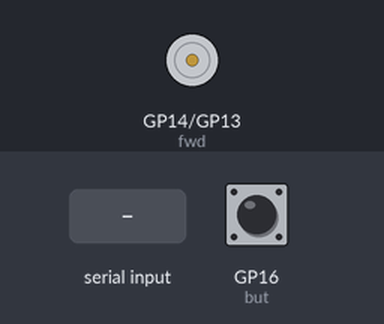
A program run on a simulated Raspberry Pi Pico running MicroPython. Parts: motor-driver pin pairs drawn as motors (green arrow = first pin HIGH = forward, orange = second pin HIGH = backward, longer = more drive, scaled by the enable pin). Inputs (shaded band) come from the test bench; at power-on: GP16 (but) HIGH. What the program prints to the serial console is not drawn.

Above: at 1.2 s.
1.3 s: GP16 (but) pulled LOW for 0.15 s
At 2.5 s:
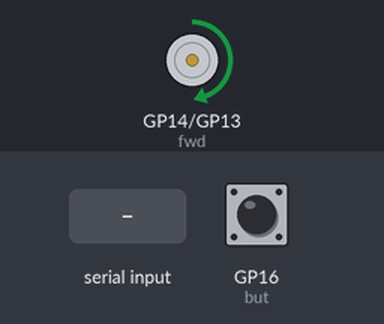
2.9 s: "<\n" received over the second serial link
At 3.3 s:
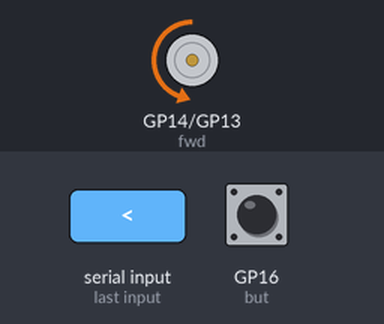
4.4 s: "STOP\n" received over the second serial link
At 5.0 s:
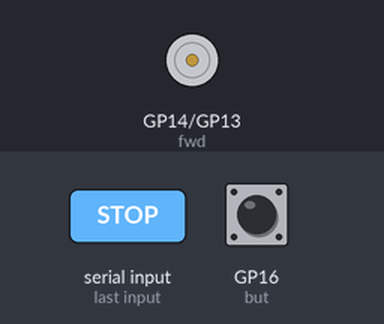
5.9 s: ">\n" received over the second serial link
At 6.7 s:
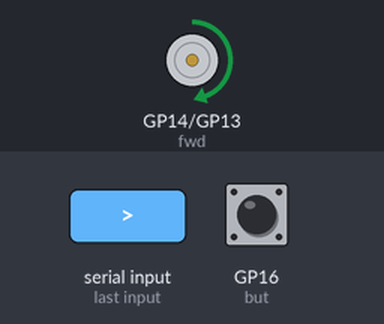
Timing chart, 0 to 8.4 s (numbered marks = the images above; inputs shaded):
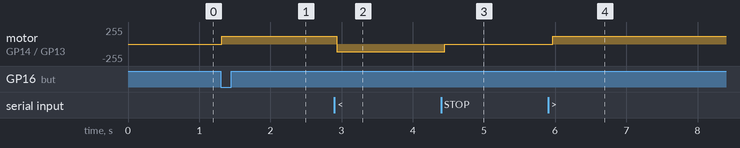

The program:

RA_main.py
```python
from machine import Pin
import time
from machine import UART, PWM

print("Pico Motor Test")

but = Pin(16, Pin.IN, pull=Pin.PULL_UP)
uart0 = UART(0, baudrate=9600, tx=Pin(0), rx=Pin(1), timeout=1)

en = PWM(Pin(15))
fwd = Pin(14, mode=Pin.OUT)
rev = Pin(13, mode=Pin.OUT)

set_speed = 30000

def motor(dir, speed):
    if dir == 'FWD':
        fwd.high()
        rev.low()
    elif dir == 'REV':
        fwd.low()
        rev.high()
    en.duty_u16(speed)

en.freq(500)

while True:
    if but.value() == 0:
        #print("button pressed")
        #uart0.write(b'button pressed\n\r')
        motor('FWD', 30000)
    else:
        pass
        #motor('FWD', 0)
    cmnd = None
    cmnd = uart0.readline()
    if cmnd:
        scmnd = cmnd.decode()
        if '<' in scmnd:
            motor('REV', set_speed)
        elif '>' in scmnd:
            motor('FWD', set_speed)
        elif 'STOP' in scmnd:
            motor('FWD', 0)
        elif 'SPEED' in scmnd:
            speed_val = scmnd.split(',')
            set_speed = int(speed_val[1])
            #print(speed_val)
        #print(cmnd)
    time.sleep(0.1)
```

Measured:
- after the input at 1.3 s, motor on GP14 (fwd) / GP13 (rev): stopped → forward 117/255 at once
- after the input at 2.9 s, motor on GP14 (fwd) / GP13 (rev): forward 117/255 → backward 117/255 at once
- after the input at 4.4 s, motor on GP14 (fwd) / GP13 (rev): backward 117/255 → stopped after 0.05 s
- after the input at 5.9 s, motor on GP14 (fwd) / GP13 (rev): stopped → forward 117/255 after 0.06 s
